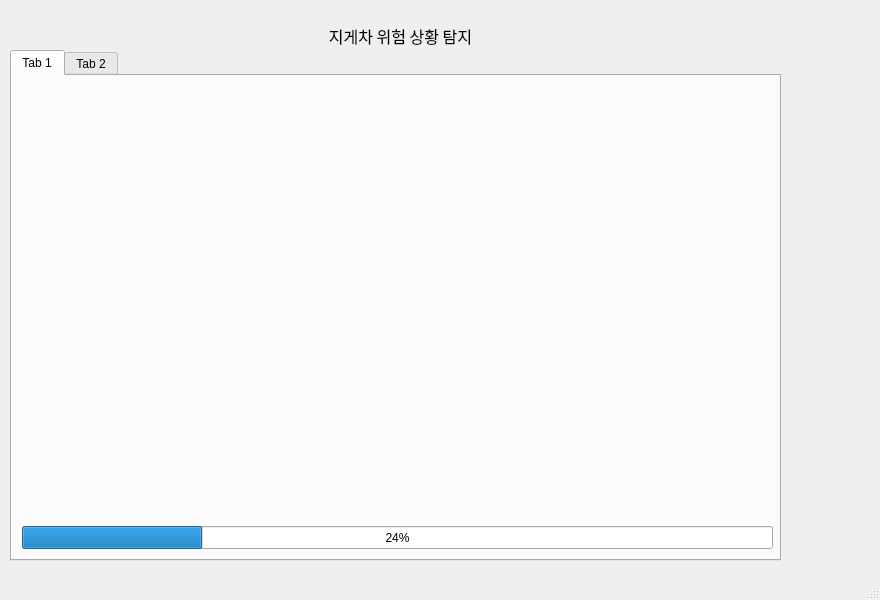
<?xml version="1.0" encoding="UTF-8"?>
<ui version="4.0">
 <class>MainWindow</class>
 <widget class="QMainWindow" name="MainWindow">
  <property name="geometry">
   <rect>
    <x>0</x>
    <y>0</y>
    <width>880</width>
    <height>600</height>
   </rect>
  </property>
  <property name="windowTitle">
   <string>MainWindow</string>
  </property>
  <widget class="QWidget" name="centralwidget">
   <widget class="QTabWidget" name="tabWidget">
    <property name="geometry">
     <rect>
      <x>10</x>
      <y>50</y>
      <width>771</width>
      <height>511</height>
     </rect>
    </property>
    <property name="currentIndex">
     <number>0</number>
    </property>
    <widget class="QWidget" name="tab">
     <attribute name="title">
      <string>Tab 1</string>
     </attribute>
     <widget class="QProgressBar" name="progressBar">
      <property name="geometry">
       <rect>
        <x>10</x>
        <y>450</y>
        <width>751</width>
        <height>23</height>
       </rect>
      </property>
      <property name="value">
       <number>24</number>
      </property>
     </widget>
    </widget>
    <widget class="QWidget" name="tab_2">
     <attribute name="title">
      <string>Tab 2</string>
     </attribute>
    </widget>
   </widget>
   <widget class="QLabel" name="label">
    <property name="geometry">
     <rect>
      <x>10</x>
      <y>20</y>
      <width>781</width>
      <height>31</height>
     </rect>
    </property>
    <property name="font">
     <font>
      <family>휴먼둥근헤드라인</family>
      <pointsize>12</pointsize>
     </font>
    </property>
    <property name="text">
     <string>지게차 위험 상황 탐지</string>
    </property>
    <property name="alignment">
     <set>Qt::AlignCenter</set>
    </property>
   </widget>
  </widget>
  <widget class="QMenuBar" name="menubar">
   <property name="geometry">
    <rect>
     <x>0</x>
     <y>0</y>
     <width>880</width>
     <height>22</height>
    </rect>
   </property>
  </widget>
  <widget class="QStatusBar" name="statusbar"/>
 </widget>
 <resources/>
 <connections/>
</ui>
